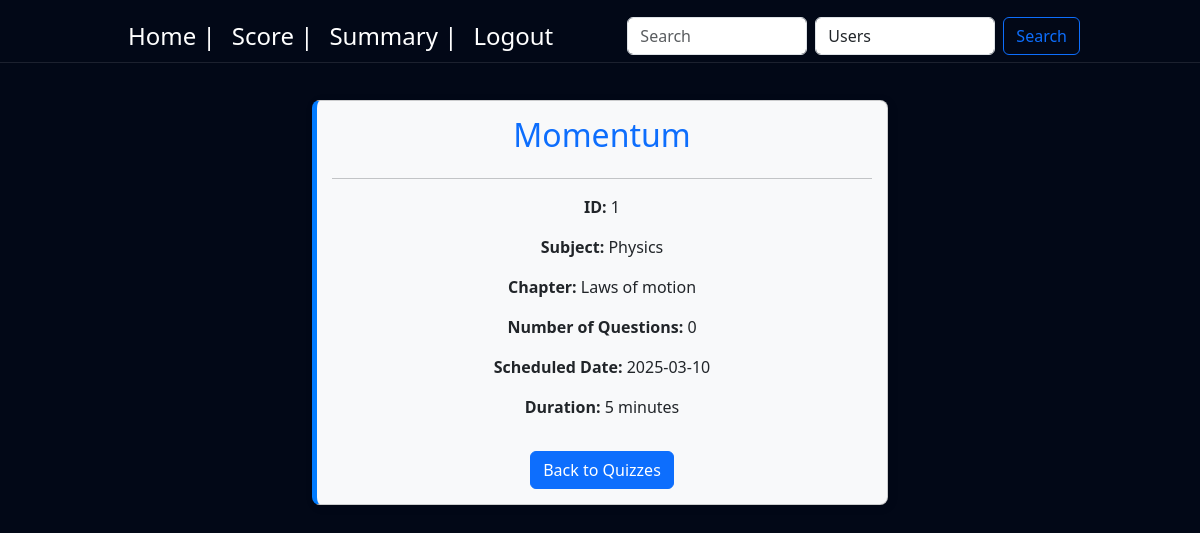
Page /quiz/details/1 (signed in) on the committed database.
### controller/models.py (models this page shows)
class Role(db.Model):
    id = db.Column(db.Integer, primary_key=True, autoincrement=True)
    name = db.Column(db.String(50), nullable=False)

class Quiz(db.Model):
    id = db.Column(db.Integer, primary_key=True, autoincrement=True)
    title = db.Column(db.String(255), nullable=False)
    chapter_id = db.Column(db.Integer, db.ForeignKey('chapter.id'), nullable=False)
    date_of_quiz = db.Column(db.Date, nullable=False)
    time_duration = db.Column(db.Integer, nullable=False)
    time_start = db.Column(db.Time, nullable=False)
    remarks = db.Column(db.String(500))
    questions = db.relationship('Question', backref='quiz', lazy=True)
    scores = db.relationship('Score', backref='quiz', lazy=True)

class Subject(db.Model):
    id = db.Column(db.Integer, primary_key=True, autoincrement=True)
    name = db.Column(db.String(50), unique=True, nullable=False)
    description = db.Column(db.String(50))
    chapters = db.relationship('Chapter', backref='subject', lazy=True)

class Chapter(db.Model):
    id = db.Column(db.Integer, primary_key=True, autoincrement=True)
    name = db.Column(db.String(150), nullable=False)
    description = db.Column(db.String(500))
    subject_id = db.Column(db.Integer, db.ForeignKey('subject.id'), nullable=False)
    quizzes = db.relationship('Quiz', backref='chapter', lazy=True)

### controller/routes.py (the view)
@app.route('/quiz/details/<int:quiz_id>')
def quiz_details(quiz_id):
    quiz = db.session.query(
        Quiz.id,
        Quiz.title,
        Chapter.name.label("chapter_name"),
        Subject.name.label("subject_name"),
        Quiz.date_of_quiz,
        Quiz.time_duration
    ).join(Chapter, Quiz.chapter_id == Chapter.id) \
     .join(Subject, Chapter.subject_id == Subject.id) \
     .filter(Quiz.id == quiz_id) \
     .first()
    if not quiz:
        return "Quiz not found", 404
    return render_template('quiz_details.html', quiz=quiz)

### controller/models.py (called while the page is built)
    @property
    def is_admin(self):
        return any(role.name == 'admin' for role in self.roles)

### main.py (called while the page is built)
@login_manager.user_loader
def load_user(user_id):
    return User.query.get(int(user_id))

### templates/quiz_details.html (shortened to what this page needs)
<!DOCTYPE html>
<html lang="en">
<head>
    {% block bootstrap_css %}
    <link href="https://cdn.jsdelivr.net/npm/bootstrap@5.3.3/dist/css/bootstrap.min.css" rel="stylesheet"
>
    {% endblock %}
    {% block custom_css %}
    <link rel="stylesheet" href="{{ url_for('static', filename='styles.css') }}">
    {% endblock %}
</head>
<body>
    {% include 'navbar2.html' %}
    {% block content %}
<div class="container">
        <div class="card">
            <h2 class="card-title text-primary">{{ quiz.title }}</h2>
            <hr>
            <p><strong>ID:</strong> {{ quiz.id }}</p>
            <p><strong>Subject:</strong> {{ quiz.subject_name }}</p>
            <p><strong>Chapter:</strong> {{ quiz.chapter_name }}</p>
            <p><strong>Number of Questions:</strong> {{ quiz.questions|length }}</p>
            <p><strong>Scheduled Date:</strong> {{ quiz.date_of_quiz.strftime('%Y-%m-%d') }}</p>
            <p><strong>Duration:</strong> {{ quiz.time_duration }} minutes</p>
            <center>
                <a href="javascript:history.back()" class="btn btn-primary mt-3" style="max-width: fit-content;">Back to Quizzes</a>
            </center>
        </div>
    </div>
{% endblock %}
</body>
</html>

### templates/navbar2.html (shortened to what this page needs)
<nav class="navbar navbar-expand-lg fixed-top" style="padding: 0 108px; margin-top: 10px; margin-bottom: 15px;">
  <div class="container-fluid">
      <div class="collapse navbar-collapse" id="navbarSupportedContent">
          <ul class="navbar-nav me-auto mb-2 mb-lg-0">
              <li class="nav-item">
                  <a class="nav-link active" aria-current="page" href="user_dashboard" style="font-size: x-large;">Home | </a>
              </li>
              <li class="nav-item">
                  <a class="nav-link" href="scores" style="font-size: x-large;">Score | </a>
              </li>
              <li class="nav-item">
                  <a class="nav-link" href="performance" style="font-size: x-large;">Summary | </a>
              </li>
              <li class="nav-item">
                  <a class="nav-link" href="logout" style="font-size: x-large;">Logout</a>
              </li>
          </ul>
          <form class="d-flex" role="search" onsubmit="event.preventDefault(); performNavbarSearch();">
              <input class="form-control me-2" type="search" id="navbarSearchQuery" placeholder="Search" aria-label="Search">
              <select id="navbarSearchFilter" class="form-control me-2">
                  {% if current_user.is_admin %}
                      <option value="users">Users</option>
                  {% else %}
                      <option value="subjects">Subjects</option>
                      <option value="quizzes">Quizzes</option>
                  {% endif %}
              </select>
              <button class="btn btn-outline-primary" type="submit">Search</button>
          </form>
      </div>
  </div>
</nav>

### static/styles.css (style rules this page uses)
html, body { height: 100%; margin: 0; padding: 0; overflow-x: auto; background: #020817 ; background-size: 400% 400%; backdrop-filter: blur(10px); scroll-behavior: smooth; }
.navbar { background: #020817 !important; backdrop-filter: blur(10px); border-bottom: 1px solid rgba(255, 255, 255, 0.1); }
.navbar .nav-link, .navbar-brand { color: white !important; }

### templates/quiz_details.html (style rules this page uses)
.container { margin-top: 100px; justify-content: center; text-align: center; max-width: 600px; align-items: center; }
.card { background: #f8f9fa; border-left: 5px solid #007bff; padding: 15px; margin-bottom: 15px; box-shadow: 2px 2px 10px rgba(0, 0, 0, 0.1); border-radius: 8px; }

### rows in the picture
Role: name "Users"
Quiz: title "Momentum"
Subject: subject_name "Physics"
Chapter: chapter_name "Laws of motion"

### other values in the picture
{{ quiz.id }} "1"
{{ quiz.questions|length }} "0"
{{ quiz.date_of_quiz.strftime('%Y-%m-%d') }} "2025-03-10"
{{ quiz.time_duration }} "5"
